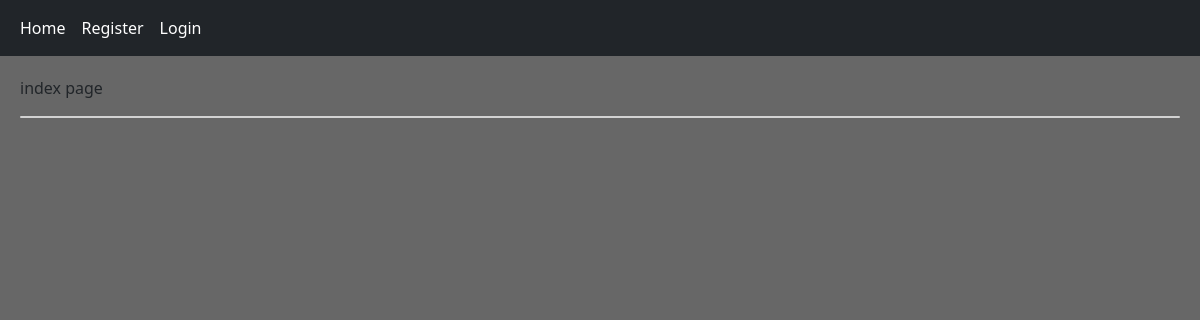
The app's page /, older data.
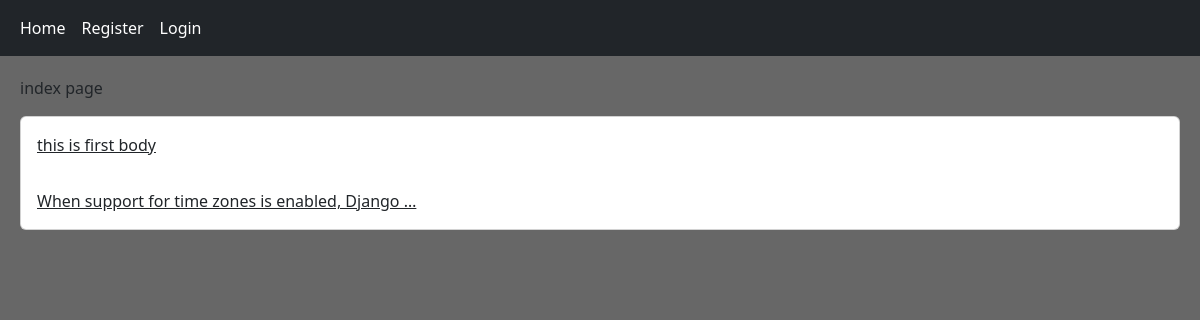
The same page, newer data.
### home/models.py (models this page shows, shortened)
class Post(models.Model):
    user    = models.ForeignKey(User, on_delete=models.CASCADE)
    body    = models.TextField()
    slug    = models.SlugField()
    created = models.DateTimeField(auto_now_add=True)
    updated = models.DateTimeField(auto_now=True)
    def get_absolute_url(self):
        return reverse("home:post_detail", args=[self.id, self.slug])

### home/views.py (the view)
# urls.py: path('', views.HomeView.as_view() , name='home'),
class HomeView(View):
    def get(self, request):
        posts = Post.objects.all()
        return render(request, 'home/index.html', {'posts':posts})

### home/templates/home/index.html
{% extends 'base.html' %}
{% block content %}
  <p> index page </p>
      <div class='card'>
        {% for post in posts %}
        <a href="{{ post.get_absolute_url }}" class="card-body" >{{ post.body|truncatewords:8 }}</a>
        {% endfor %}
      </div>
{% endblock content %}

### templates/base.html (shortened to what this page needs)
<!DOCTYPE html>
<html lang="en">
<head>
  <link href="https://cdn.jsdelivr.net/npm/bootstrap@5.3.0-alpha1/dist/css/bootstrap.min.css" rel="stylesheet">
</head>
<body class='body-color' >
    {% include 'include/navbar.html' %}
    <div class='jumbotron'>
    {% block content %} {% endblock content %}
</div>
</body>
</html>

### templates/include/navbar.html
<nav class="navbar navbar-expand-lg navbar-dark bg-dark">
    <div class="container-fluid">
        <ul class="navbar-nav">
          <li class="nav-item">
            <a class="nav-link active" href="{% url 'home:home' %}">Home</a>
          </li>
          {% if request.user.is_authenticated %}
          <li class="nav-item">
            <a class="nav-link active"  href="{% url 'account:profile' request.user.id %}"> Profile </a>
          </li>
          <li class="nav-item">
            <a class="nav-link active" href="{% url 'account:logout' %}">Logout</a>
          </li>
          {% else %}
          <li class="nav-item">
            <a class="nav-link active"  href="{% url 'account:register' %}">Register</a>
          </li>
          <li class="nav-item">
            <a class="nav-link active"  href="{% url 'account:login' %}">Login</a>
          </li>
          {% endif %}
        </ul>
    </div>
  </nav>

### templates/base.html (style rules this page uses)
.jumbotron { padding : 20px; margin-bottom : 20px; backgorund-color: #e9ecef }
.body-color { background-color: #676767 }

Row changes from the older to the newer data that the page shows:
added Post: body "this is first body"
added Post: body "When support for time zones is enabled, Django …"
